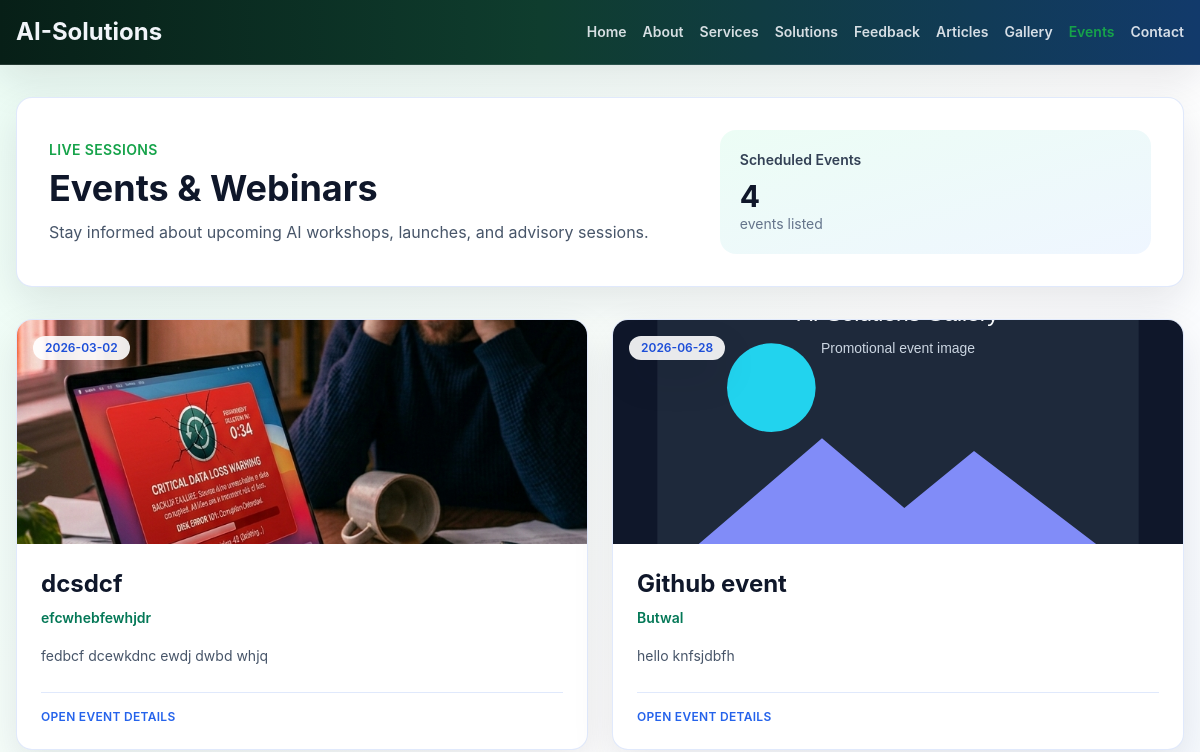
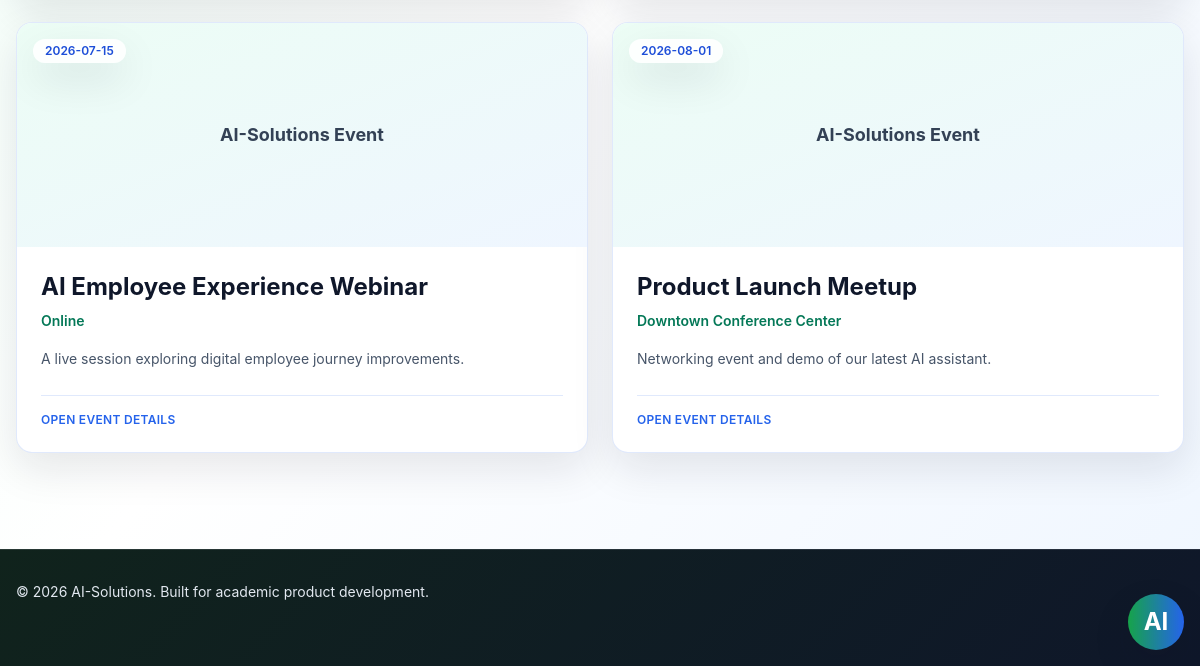
Before: /events with the older database file (2 pictures, top to bottom).
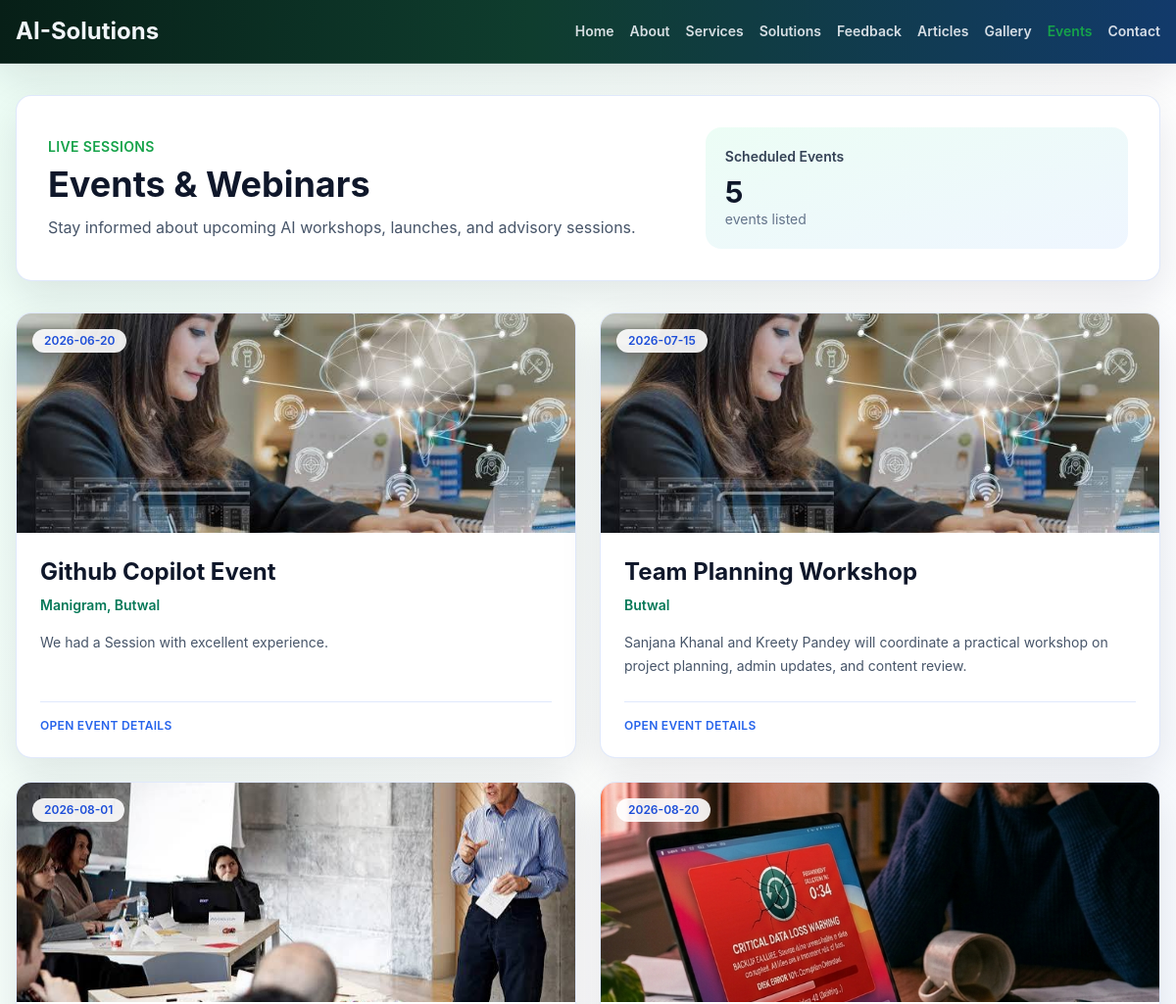
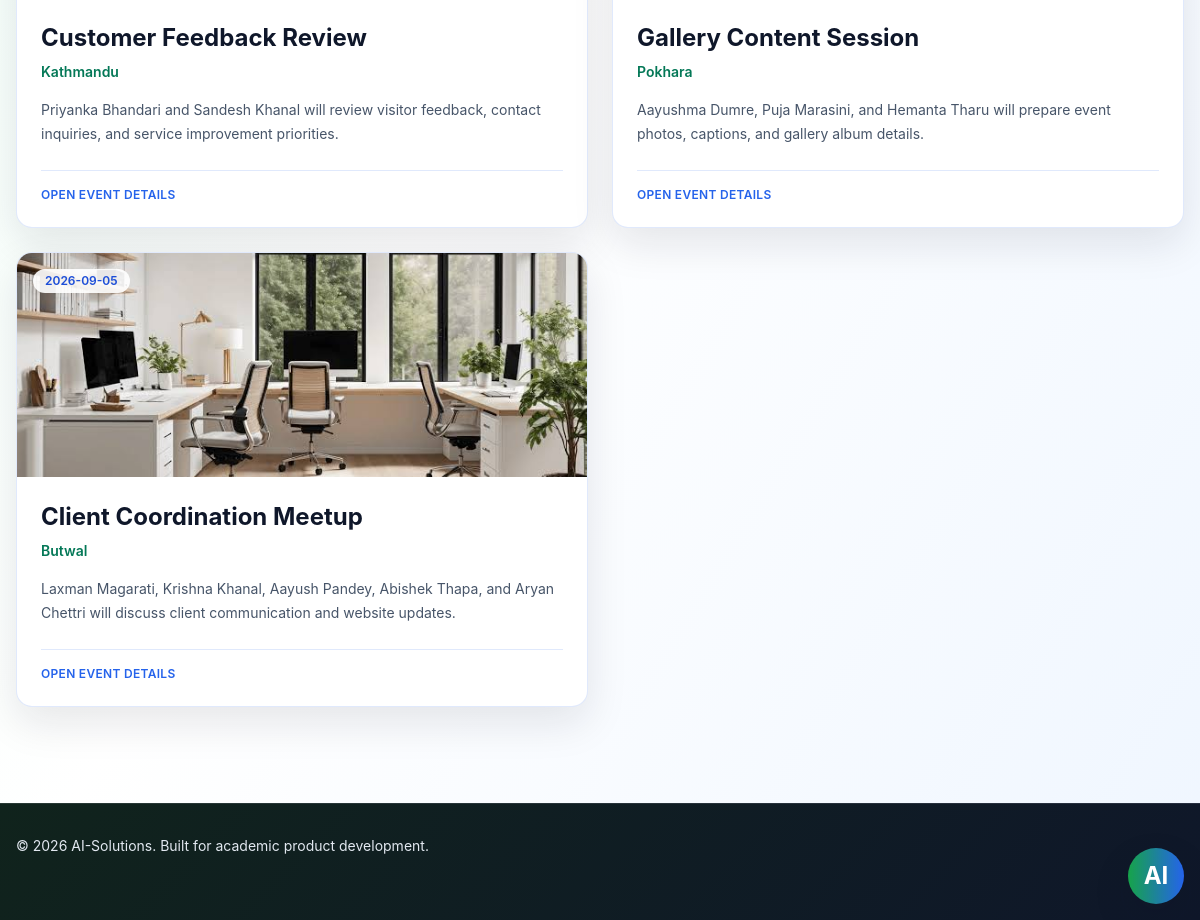
After: the same page with the newer database file (2 pictures, top to bottom).
### models/__init__.py (models this page shows)
class Event(db.Model):
    __tablename__ = "events"
    id = db.Column(db.Integer, primary_key=True)
    name = db.Column(db.String(180), nullable=False)
    location = db.Column(db.String(200), nullable=False)
    date = db.Column(db.String(80), nullable=False)
    details = db.Column(db.Text, nullable=True)
    image_filename = db.Column(db.String(200), nullable=True)
    created_at = db.Column(db.DateTime, default=lambda: datetime.now(UTC))
    gallery_items = db.relationship(
        "GalleryItem",
        back_populates="event",
        cascade="all, delete-orphan",
        order_by="GalleryItem.created_at.desc()",
    )

### routes/public.py (the view)
@public_bp.route("/events")
def events():
    events = Event.query.order_by(Event.date).all()
    return render_template("events.html", events=events)

### templates/events.html (shortened to what this page needs)
{% extends 'base.html' %}
{% block content %}
<div class="space-y-8">
    <div class="overflow-hidden rounded-3xl border border-slate-200 bg-white shadow-card">
        <div class="grid gap-6 p-8 md:grid-cols-[1.2fr_0.8fr] md:items-center">
            <div>
                <p class="text-sm font-semibold uppercase tracking-wide text-indigo-600">Live Sessions</p>
                <h1 class="mt-2 text-4xl font-bold text-slate-900">Events & Webinars</h1>
                <p class="mt-3 max-w-2xl text-slate-600">Stay informed about upcoming AI workshops, launches, and advisory sessions.</p>
            </div>
            <div class="rounded-3xl bg-gradient-to-br from-emerald-50 to-blue-50 p-5">
                <p class="text-sm font-semibold text-slate-700">Scheduled Events</p>
                <p class="mt-2 text-3xl font-bold text-slate-900">{{ events|length }}</p>
                <p class="text-sm text-slate-500">event{% if events|length != 1 %}s{% endif %} listed</p>
            </div>
        </div>
    </div>
    <div class="grid gap-6 md:grid-cols-2 xl:grid-cols-3">
        {% for event in events %}
            <a href="{{ url_for('public.event_detail', event_id=event.id) }}" class="group flex h-full flex-col overflow-hidden rounded-3xl border border-slate-200 bg-white shadow-card transition hover:-translate-y-1 hover:shadow-lg">
                <div class="relative h-56 overflow-hidden bg-gradient-to-br from-emerald-50 to-blue-50">
                    {% if event.image_filename %}
                        <img src="{{ uploaded_file_url(event.image_filename) }}" alt="{{ event.name }}" class="gallery-image h-full w-full object-cover transition duration-300 group-hover:scale-105" />
                    {% else %}
                        <div class="flex h-full items-center justify-center px-6 text-center">
                            <p class="text-lg font-bold text-slate-700">AI-Solutions Event</p>
                        </div>
                    {% endif %}
                    <span class="absolute left-4 top-4 rounded-full bg-white/90 px-3 py-1 text-xs font-semibold text-blue-700 shadow-sm">{{ event.date }}</span>
                </div>
                <div class="flex flex-1 flex-col p-6">
                    <div class="space-y-2">
                        <h2 class="text-2xl font-bold text-slate-900">{{ event.name }}</h2>
                        <p class="text-sm font-semibold text-emerald-700">{{ event.location }}</p>
                    </div>
                    <p class="mt-4 flex-1 text-sm leading-6 text-slate-600">{{ event.details }}</p>
                    <div class="mt-6 border-t border-slate-200 pt-4">
                        <p class="text-xs font-semibold uppercase tracking-wide text-blue-600">Open event details</p>
                    </div>
                </div>
            </a>
        {% else %}
            <div class="col-span-full rounded-3xl border border-dashed border-blue-200 bg-white p-10 text-center shadow-sm">
                <h2 class="text-2xl font-bold text-slate-900">No events scheduled yet</h2>
                <p class="mt-3 text-slate-600">New webinars and launch sessions will appear here in grid form.</p>
            </div>
        {% endfor %}
    </div>
</div>
{% endblock %}

### templates/base.html (shortened to what this page needs)
<!DOCTYPE html>
<html lang="en">
<head>
    <script src="https://cdn.tailwindcss.com"></script>
    <link rel="stylesheet" href="{{ url_for('static', filename='css/styles.css') }}" />
</head>
<body class="min-h-screen bg-gradient-to-br from-emerald-50 via-white to-blue-50 text-slate-900">
    <header class="bg-gradient-to-r from-emerald-900 via-slate-950 to-blue-900 shadow-sm">
        <div class="mx-auto flex max-w-7xl flex-col items-center justify-between gap-3 px-4 py-4 sm:flex-row">
            <a href="{{ url_for('public.home') }}" class="text-2xl font-bold text-slate-100">AI-Solutions</a>
            <nav class="flex flex-wrap justify-center gap-4 text-sm text-slate-300">
                <a href="{{ url_for('public.home') }}" class="{% if request.endpoint == 'public.home' %}text-emerald-200{% endif %}">Home</a>
                <a href="{{ url_for('public.about') }}" class="{% if request.endpoint == 'public.about' %}text-emerald-200{% endif %}">About</a>
                <a href="{{ url_for('public.services') }}" class="{% if request.endpoint == 'public.services' %}text-emerald-200{% endif %}">Services</a>
                <a href="{{ url_for('public.solutions') }}" class="{% if request.endpoint == 'public.solutions' %}text-emerald-200{% endif %}">Solutions</a>
                <a href="{{ url_for('public.feedback') }}" class="{% if request.endpoint == 'public.feedback' %}text-emerald-200{% endif %}">Feedback</a>
                <a href="{{ url_for('public.articles') }}" class="{% if request.endpoint in ['public.articles', 'public.article_detail'] %}text-emerald-200{% endif %}">Articles</a>
                <a href="{{ url_for('public.gallery') }}" class="{% if request.endpoint in ['public.gallery', 'public.event_gallery'] %}text-emerald-200{% endif %}">Gallery</a>
                <a href="{{ url_for('public.events') }}" class="{% if request.endpoint in ['public.events', 'public.event_detail'] %}text-emerald-200{% endif %}">Events</a>
                <a href="{{ url_for('public.contact') }}" class="{% if request.endpoint == 'public.contact' %}text-emerald-200{% endif %}">Contact</a>
            </nav>
        </div>
    </header>
    <main class="mx-auto max-w-7xl px-4 py-8">
        {% block content %}{% endblock %}
    </main>
    {% if request.blueprint != 'admin' %}
    <button id="chatbot-toggle" type="button" class="fixed bottom-4 right-4 z-40 flex h-14 w-14 items-center justify-center rounded-full bg-emerald-600 text-white shadow-card" aria-label="Open AI-Solutions Assistant" aria-expanded="false" aria-controls="chatbot-panel">
        <span class="text-2xl font-bold">AI</span>
    </button>
    {% endif %}
    <footer class="mt-16 bg-slate-950 py-8 text-slate-200">
        <div class="mx-auto max-w-7xl px-4 pb-28 text-sm sm:pb-8">
            <div class="flex flex-col justify-between gap-4 md:flex-row md:items-center">
                <p>&copy; {{ current_year }} AI-Solutions. Built for academic product development.</p>
            </div>
        </div>
    </footer>
</body>
</html>

### static/css/styles.css (style rules this page uses)
:root { --brand-green: #16a34a; --brand-green-dark: #166534; --brand-blue: #2563eb; --brand-ink: #0f172a; --brand-muted: #475569; --brand-line: #dbeafe; --brand-soft: #f4fbf8; --brand-card: #ffffff; }
body { min-height: 100vh; margin: 0; font-family: Inter, ui-sans-serif, system-ui, -apple-system, BlinkMacSystemFont, "Segoe UI", sans-serif; background: radial-gradient(circle at top left, rgba(34, 197, 94, 0.16), transparent 28%), radial-gradient(circle at bottom right, rgba(37, 99, 235, 0.14), transparent 26%), linear-gradient(135deg, #f8fffb 0%, #eef7ff 48%, #f8fafc 100%); color: var(--brand-ink); }
button, input, select, textarea { font: inherit; }
a, button { transition: background-color 180ms ease, border-color 180ms ease, color 180ms ease, box-shadow 180ms ease, transform 180ms ease; }
img { background: #e2e8f0; }
td, th, p, dd, h1, h2, h3 { overflow-wrap: anywhere; }
.bg-white { background-color: var(--brand-card) !important; color: var(--brand-ink) !important; }
.bg-slate-900, .bg-slate-950, .bg-slate-900\/90, .bg-slate-900\/85, .bg-slate-950\/95 { background: linear-gradient(135deg, #10231c, #0f172a) !important; }
.border-slate-200, .border-slate-300, .border-emerald-700\/20 { border-color: rgba(37, 99, 235, 0.14) !important; }
.text-slate-900 { color: var(--brand-ink) !important; }
.text-slate-700 { color: #334155 !important; }
.text-slate-600 { color: var(--brand-muted) !important; }
.text-slate-500 { color: #64748b !important; }
.text-indigo-600, .text-emerald-300, .text-emerald-200 { color: var(--brand-green) !important; }
.bg-indigo-600, .bg-emerald-600 { background: linear-gradient(90deg, var(--brand-green), var(--brand-blue)) !important; }
.shadow-sm, .shadow-card { box-shadow: 0 16px 42px rgba(15, 23, 42, 0.10) !important; }
.rounded-2xl, .rounded-3xl { border-radius: 1rem !important; }
header { background: linear-gradient(90deg, #071f17 0%, #0f3d2e 45%, #123a6b 100%) !important; color: #f8fafc; border-bottom: 1px solid rgba(255, 255, 255, 0.12); box-shadow: 0 18px 50px rgba(15, 23, 42, 0.18); }
header nav a { color: rgba(241, 245, 249, 0.88); font-weight: 600; }
footer { background: linear-gradient(90deg, #071f17, #0f172a) !important; color: rgba(248, 250, 252, 0.88); border-top: 1px solid rgba(255, 255, 255, 0.10); }

Changed rows visible on the page:
added Event: image_filename (picture), date "2026-06-20", name "Github Copilot Event", location "Manigram, Butwal", details "We had a Session with excellent experience."
changed Event: image_filename: picture added; name "AI Employee Experience Webinar" → "Team Planning Workshop"; location "Online" → "Butwal"; details "A live session exploring digital employee journey improvements." → "Sanjana Khanal and Kreety Pandey will coordinate a practical workshop on project planning, admin updates, and content review."; no longer shows "AI-Solutions Event"; moves up the list
changed Event: image_filename: picture added; name "Product Launch Meetup" → "Customer Feedback Review"; location "Downtown Conference Center" → "Kathmandu"; details "Networking event and demo of our latest AI assistant." → "Priyanka Bhandari and Sandesh Khanal will review visitor feedback, contact inquiries, and service improvement priorities."; no longer shows "AI-Solutions Event"; moves up the list
changed Event: date "2026-03-02" → "2026-08-20"; name "dcsdcf" → "Gallery Content Session"; location "efcwhebfewhjdr" → "Pokhara"; details "fedbcf dcewkdnc ewdj dwbd whjq" → "Aayushma Dumre, Puja Marasini, and Hemanta Tharu will prepare event photos, captions, and gallery album details."
changed Event: image_filename: picture added in place of a placeholder; date "2026-06-28" → "2026-09-05"; name "Github event" → "Client Coordination Meetup"; details "hello knfsjdbfh" → "Laxman Magarati, Krishna Khanal, Aayush Pandey, Abishek Thapa, and Aryan Chettri will discuss client communication and website updates."
Other visible differences:
{{ events|length }}: "4" → "5"
